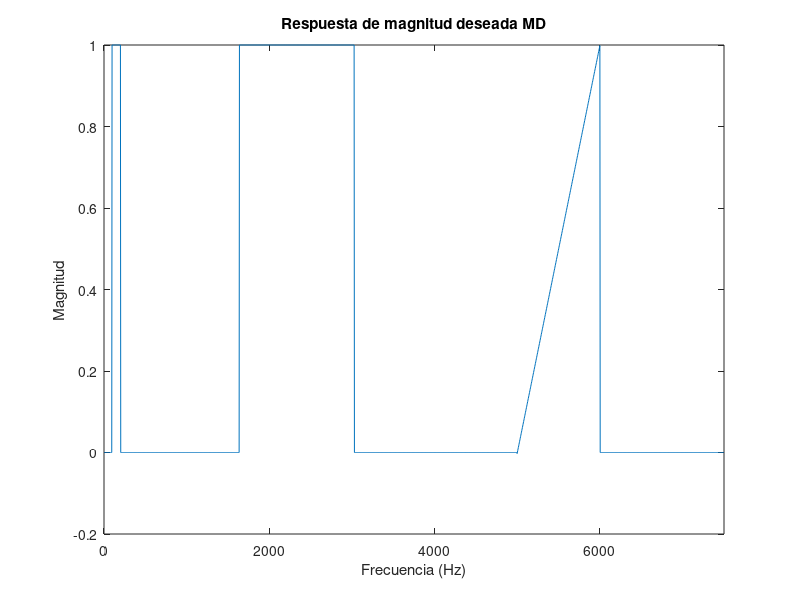
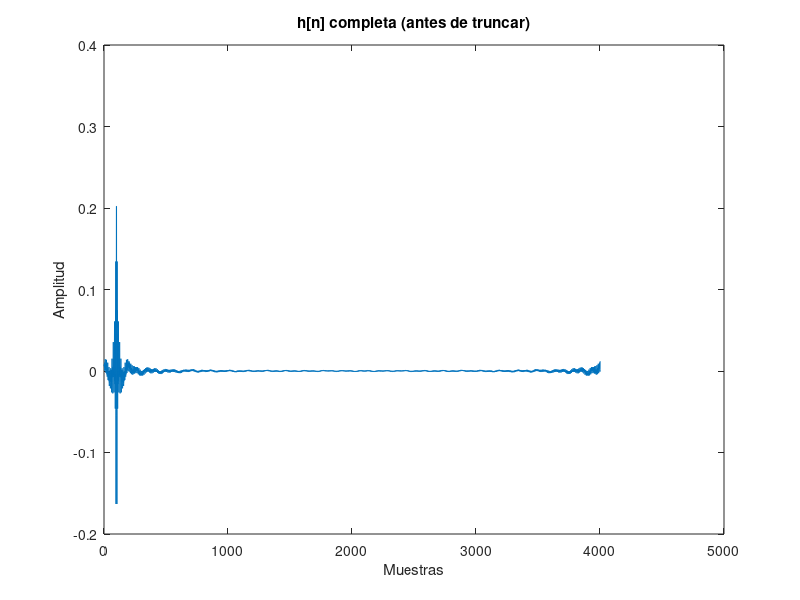
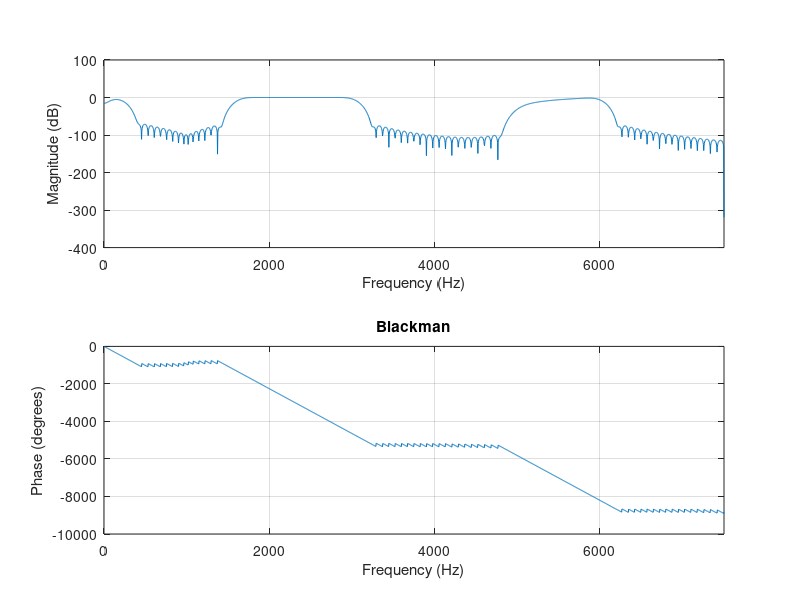
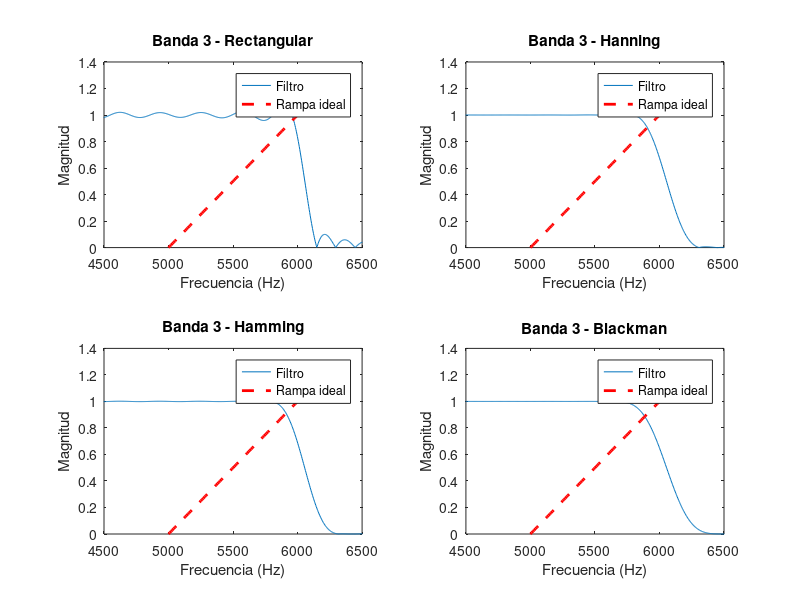

Reproduce these figures in MATLAB, in order.
% ej 2: filtro FIR con multiples bandas de paso
% bandas: [100, 200] Hz, [1640, 3028] Hz, [5000, 6000] Hz
% en la ultima banda la magnitud es proporcional a la freq (rampa de 0 a 1)

% la freq mas alta q necesito pasar es 6000 Hz, por nyquist fm >= 2*6000 = 12000
% uso fm = 15000 para tener margen
fm = 15000;

% N es el largo del filtro, mas muestras mejor selectividad pero mas retardo
N = 200;

% M = 10*N es la cant de muestras para freq positivas
% el profe dice q M >> N para reducir el aliasing temporal q aparece
% al usar la IFFT (h[n] se periodiza, y si M es grande las copias
% caen lejos y no me joden las primeras N muestras)
M = 10*N;
MTot = 2*M+1; % total: M positivas + M negativas + 1 para f=0
df = fm/MTot; % resolucion frecuencial en Hz

fprintf('df = %.4f Hz | M = %d | MTot = %d\n', df, M, MTot);

%--------------------------------------------------------------------------
% armo la respuesta de magnitud deseada MD
% MD tiene M+1 muestras, va de f=0 hasta f=fm/2
% la muestra k corresponde a f = (k-1)*df
% arranco todo en cero (rechazo todo) y pongo 1 donde quiero dejar pasar

MD = zeros(1, M+1);

% banda 1: [100, 200] Hz con magnitud 1
% para pasar de freq a indice: k = fix(f/df) + 1
k1_ini = fix(100/df) + 1; # fix trunca
k1_fin = fix(200/df) + 1;
MD(k1_ini : k1_fin) = 1;
fprintf('Banda 1: indices %d a %d (%.1f a %.1f Hz)\n', k1_ini, k1_fin, (k1_ini-1)*df, (k1_fin-1)*df);

% banda 2: [1640, 3028] Hz con magnitud 1
k2_ini = fix(1640/df) + 1;
k2_fin = fix(3028/df) + 1;
MD(k2_ini : k2_fin) = 1;
fprintf('Banda 2: indices %d a %d (%.1f a %.1f Hz)\n', k2_ini, k2_fin, (k2_ini-1)*df, (k2_fin-1)*df);

% banda 3: [5000, 6000] Hz con magnitud proporcional a la freq
% aca no es 1 fija, crece linealmente de 0 (en 5000) a 1 (en 6000)
% osea mag = (f - 5000) / (6000 - 5000) = (f - 5000) / 1000
k3_ini = fix(5000/df) + 1;
k3_fin = fix(6000/df) + 1;
for k = k3_ini : k3_fin
    f_k = (k-1)*df; % freq q corresponde al indice k
    MD(k) = (f_k - 5000) / 1000; % rampa: 0 en 5000, 1 en 6000
end
fprintf('Banda 3: indices %d a %d (%.1f a %.1f Hz) - rampa\n', k3_ini, k3_fin, (k3_ini-1)*df, (k3_fin-1)*df);

figure(1)
clf
plot((0:M)*df, MD)
xlabel('Frecuencia (Hz)'); ylabel('Magnitud');
title('Respuesta de magnitud deseada MD')
xlim([0 fm/2])

%--------------------------------------------------------------------------
% fase para hacer el filtro causal
% por la propiedad de desplazamiento de la TDF, si multiplico H(w) por
% exp(-j*w*d), en el tiempo h[n] se corre d muestras
% uso d = (N-1)/2 para q quede centrada en las primeras N muestras
% es lo mismo q hace el profe en el ej1
% La frecuencia en hz de la muestra k es fk = k* fm/Mtot
% la dft trabaja con frecuencia normalizada es decir : wk = 2*pi(k/Mtot) [rad/muestra]
ph = exp(-j*2*pi*((N-1)/2)*[0:M]/(MTot));

% respuesta completa (magnitud * fase) para freq positivas
R = MD.*ph;

% completo con freq negativas: para q h[n] sea real H(-f) = conj(H(f))
% las freq negativas son el conjugado de las positivas dadas vuelta
R = [R conj(R(end:-1:2))];

%--------------------------------------------------------------------------
% IFFT para obtener h[n]
% como M >> N las primeras N muestras son buena aprox sin q el aliasing
% temporal me arruine los valores
h = real(ifft(R));

figure(2)
clf
plot(h)
xlabel('Muestras'); ylabel('Amplitud');
title('h[n] completa (antes de truncar)')

%--------------------------------------------------------------------------
% trunco con ventanas: tomo las primeras N muestras y multiplico por la ventana
% cada ventana tiene distinto compromiso entre lobulo ppal y laterales:
% rectangular (boxcar): laterales altos (-13 dB), transicion rapida
% hanning: -31 dB, compromiso piola
% hamming: -41 dB, un toque mas ancho q hanning
% blackman: -57 dB, mejor atenuacion pero transicion mas lenta

hf_rect = h(1:N).*boxcar(N).';
hf_hann = h(1:N).*hanning(N).';
hf_hamm = h(1:N).*hamming(N).';
hf_black = h(1:N).*blackman(N).';

%--------------------------------------------------------------------------
% respuesta en freq de cada filtro ventaneado
% freqz(h, a, nfft, fm) te calcula y grafica la resp en freq
% le paso a=1 pq es FIR (no tiene parte recursiva)

figure(3)
clf
subplot(2,2,1)
freqz(hf_rect, 1, 2048, fm)
title('Rectangular')

subplot(2,2,2)
freqz(hf_hann, 1, 2048, fm)
title('Hanning')

subplot(2,2,3)
freqz(hf_hamm, 1, 2048, fm)
title('Hamming')

subplot(2,2,4)
freqz(hf_black, 1, 2048, fm)
title('Blackman')

%--------------------------------------------------------------------------
% verifico la rampa en la banda 3 [5000, 6000] Hz
% calculo la resp a mano para hacer zoom y comparar con la rampa ideal

Nfft = 4096;
f_eje = (0:Nfft-1)*fm/Nfft;

% rampa ideal para superponer
f_rampa = 5000:10:6000;
rampa_ideal = (f_rampa - 5000)/1000;

figure(4)
clf

H_rect = freqz(hf_rect, 1, Nfft);
H_hann = freqz(hf_hann, 1, Nfft);
H_hamm = freqz(hf_hamm, 1, Nfft);
H_black = freqz(hf_black, 1, Nfft);

subplot(2,2,1)
plot(f_eje, abs(H_rect)); hold on
plot(f_rampa, rampa_ideal, 'r--', 'linewidth', 2); hold off
xlim([4500 6500]); title('Banda 3 - Rectangular')
xlabel('Frecuencia (Hz)'); ylabel('Magnitud');
legend('Filtro', 'Rampa ideal')

subplot(2,2,2)
plot(f_eje, abs(H_hann)); hold on
plot(f_rampa, rampa_ideal, 'r--', 'linewidth', 2); hold off
xlim([4500 6500]); title('Banda 3 - Hanning')
xlabel('Frecuencia (Hz)'); ylabel('Magnitud');
legend('Filtro', 'Rampa ideal')

subplot(2,2,3)
plot(f_eje, abs(H_hamm)); hold on
plot(f_rampa, rampa_ideal, 'r--', 'linewidth', 2); hold off
xlim([4500 6500]); title('Banda 3 - Hamming')
xlabel('Frecuencia (Hz)'); ylabel('Magnitud');
legend('Filtro', 'Rampa ideal')

subplot(2,2,4)
plot(f_eje, abs(H_black)); hold on
plot(f_rampa, rampa_ideal, 'r--', 'linewidth', 2); hold off
xlim([4500 6500]); title('Banda 3 - Blackman')
xlabel('Frecuencia (Hz)'); ylabel('Magnitud');
legend('Filtro', 'Rampa ideal')

%--------------------------------------------------------------------------
% vista completa con hamming (buen compromiso)
figure(5)
clf
subplot(2,1,1)
plot(f_eje, abs(H_hamm))
xlabel('Frecuencia (Hz)'); ylabel('Magnitud');
title('Magnitud completa - Hamming')
xlim([0 fm/2])

subplot(2,1,2)
plot(f_eje, 20*log10(abs(H_hamm)+1e-10))
xlabel('Frecuencia (Hz)'); ylabel('Magnitud (dB)');
title('Magnitud en dB - Hamming')
xlim([0 fm/2])

% conclusiones:
% con rectangular las transiciones son rapidas pero aparece ripple
% (oscilaciones de gibbs), se nota mucho en la rampa
% hanning y hamming suavizan el ripple, la rampa en [5000,6000]
% se aprox mejor a la ideal, sobre todo con hamming
% blackman da la mejor atenuacion fuera de banda pero las transiciones
% se ensanchan y los bordes de las bandas no quedan tan abruptos
% si aumento N mejora la selectividad (transiciones mas finas y rampa
% mas precisa) pero mete mas retardo y mas computo
